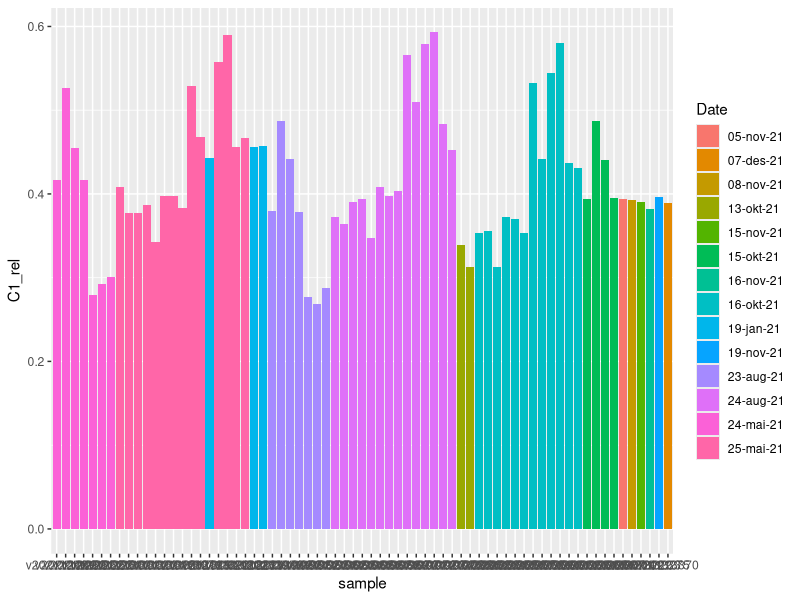

This chart was generated by the following R code:
## ---- chunk 1
knitr::opts_chunk$set(echo = TRUE)
## ---- chunk 2
library(ggplot2)
## ---- chunk 3
#load file of components
comps <- read.table("220401_PARAFAC_DWARF_3comp.txt", sep = " ", header = TRUE)
nrow(comps)
#load file of sample info
info <- read.table("DWARF_sampleoverview2.txt", sep="\t", header=TRUE)
colnames(info)[3] <- "sample"
nrow(info)

bb <- merge(info, comps, by="sample")
nrow(bb)
## ---- chunk 4

bb$C1_rel <- bb$Comp.1/(bb$Comp.1+bb$Comp.2+bb$Comp.3)
bb$C2_rel <- bb$Comp.2/(bb$Comp.1+bb$Comp.2+bb$Comp.3)
bb$C3_rel <- bb$Comp.3/(bb$Comp.1+bb$Comp.2+bb$Comp.3)

write.table(bb, file = "d220406_summary.txt", sep = "\t")

## ---- chunk 5

ggplot(bb, aes(x=sample, y=C1_rel, fill=Date))+
  geom_bar(stat="identity")
nrow(bb)
